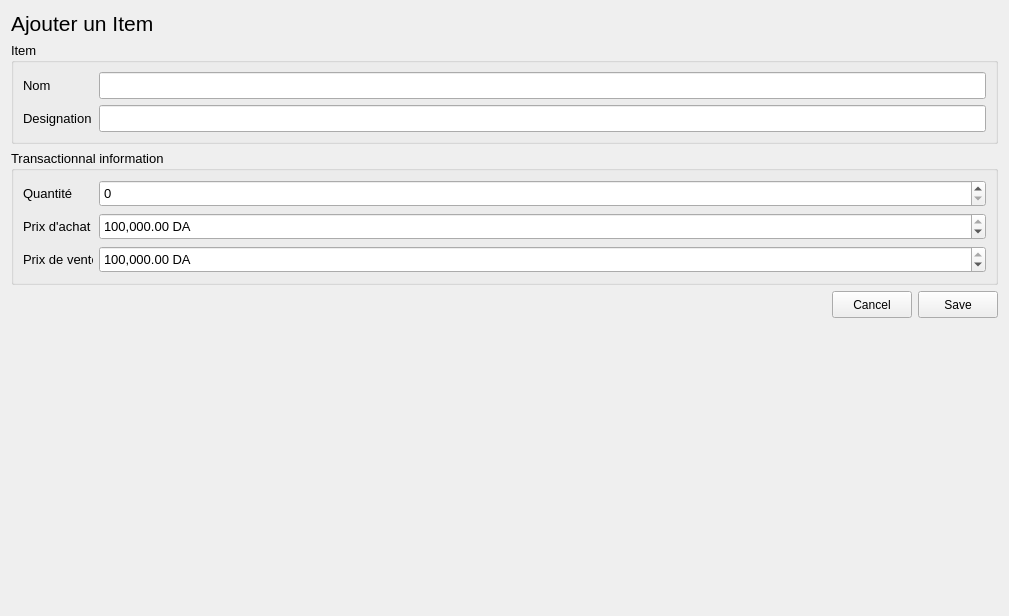
<?xml version="1.0" encoding="UTF-8"?>
<ui version="4.0">
 <class>addItem_Form</class>
 <widget class="QWidget" name="addItem_Form">
  <property name="geometry">
   <rect>
    <x>0</x>
    <y>0</y>
    <width>1009</width>
    <height>616</height>
   </rect>
  </property>
  <property name="windowTitle">
   <string>Form</string>
  </property>
  <layout class="QGridLayout" name="gridLayout_3">
   <item row="0" column="0">
    <layout class="QVBoxLayout" name="verticalLayout">
     <item>
      <layout class="QHBoxLayout" name="horizontalLayout_7">
       <item>
        <widget class="QLabel" name="label">
         <property name="font">
          <font>
           <family>Arial</family>
           <pointsize>16</pointsize>
          </font>
         </property>
         <property name="text">
          <string>Ajouter un Item</string>
         </property>
        </widget>
       </item>
       <item>
        <spacer name="horizontalSpacer_2">
         <property name="orientation">
          <enum>Qt::Horizontal</enum>
         </property>
         <property name="sizeHint" stdset="0">
          <size>
           <width>40</width>
           <height>20</height>
          </size>
         </property>
        </spacer>
       </item>
      </layout>
     </item>
     <item>
      <widget class="QGroupBox" name="groupBox">
       <property name="font">
        <font>
         <pointsize>10</pointsize>
        </font>
       </property>
       <property name="title">
        <string>Item</string>
       </property>
       <layout class="QGridLayout" name="gridLayout_2">
        <item row="0" column="0">
         <layout class="QHBoxLayout" name="horizontalLayout">
          <item>
           <widget class="QLabel" name="label_2">
            <property name="minimumSize">
             <size>
              <width>70</width>
              <height>27</height>
             </size>
            </property>
            <property name="maximumSize">
             <size>
              <width>70</width>
              <height>16777215</height>
             </size>
            </property>
            <property name="text">
             <string>Nom</string>
            </property>
           </widget>
          </item>
          <item>
           <widget class="QLineEdit" name="nom_lineEdit">
            <property name="minimumSize">
             <size>
              <width>320</width>
              <height>27</height>
             </size>
            </property>
           </widget>
          </item>
         </layout>
        </item>
        <item row="1" column="0">
         <layout class="QHBoxLayout" name="horizontalLayout_2">
          <item>
           <widget class="QLabel" name="label_3">
            <property name="minimumSize">
             <size>
              <width>70</width>
              <height>27</height>
             </size>
            </property>
            <property name="maximumSize">
             <size>
              <width>70</width>
              <height>16777215</height>
             </size>
            </property>
            <property name="text">
             <string>Designation</string>
            </property>
           </widget>
          </item>
          <item>
           <widget class="QLineEdit" name="designation_lineEdit">
            <property name="minimumSize">
             <size>
              <width>320</width>
              <height>27</height>
             </size>
            </property>
           </widget>
          </item>
         </layout>
        </item>
       </layout>
      </widget>
     </item>
     <item>
      <widget class="QGroupBox" name="groupBox_2">
       <property name="font">
        <font>
         <pointsize>10</pointsize>
        </font>
       </property>
       <property name="title">
        <string>Transactionnal information</string>
       </property>
       <layout class="QGridLayout" name="gridLayout">
        <item row="0" column="0">
         <layout class="QHBoxLayout" name="horizontalLayout_3">
          <item>
           <widget class="QLabel" name="label_6">
            <property name="minimumSize">
             <size>
              <width>70</width>
              <height>27</height>
             </size>
            </property>
            <property name="maximumSize">
             <size>
              <width>70</width>
              <height>16777215</height>
             </size>
            </property>
            <property name="text">
             <string>Quantité</string>
            </property>
           </widget>
          </item>
          <item>
           <widget class="QSpinBox" name="quantite__spinBox">
            <property name="minimumSize">
             <size>
              <width>320</width>
              <height>27</height>
             </size>
            </property>
            <property name="maximum">
             <number>999999999</number>
            </property>
           </widget>
          </item>
         </layout>
        </item>
        <item row="1" column="0">
         <layout class="QHBoxLayout" name="horizontalLayout_4">
          <item>
           <widget class="QLabel" name="label_4">
            <property name="minimumSize">
             <size>
              <width>70</width>
              <height>27</height>
             </size>
            </property>
            <property name="maximumSize">
             <size>
              <width>70</width>
              <height>16777215</height>
             </size>
            </property>
            <property name="text">
             <string>Prix d'achat</string>
            </property>
           </widget>
          </item>
          <item>
           <widget class="QDoubleSpinBox" name="prixAchat_doubleSpinBox">
            <property name="minimumSize">
             <size>
              <width>320</width>
              <height>27</height>
             </size>
            </property>
            <property name="showGroupSeparator" stdset="0">
             <bool>true</bool>
            </property>
            <property name="suffix">
             <string> DA</string>
            </property>
            <property name="maximum">
             <double>10000000000000000000.000000000000000</double>
            </property>
            <property name="value">
             <double>10000000000000000000.000000000000000</double>
            </property>
           </widget>
          </item>
         </layout>
        </item>
        <item row="2" column="0">
         <layout class="QHBoxLayout" name="horizontalLayout_5">
          <item>
           <widget class="QLabel" name="label_5">
            <property name="minimumSize">
             <size>
              <width>70</width>
              <height>27</height>
             </size>
            </property>
            <property name="maximumSize">
             <size>
              <width>70</width>
              <height>16777215</height>
             </size>
            </property>
            <property name="text">
             <string>Prix de vente</string>
            </property>
           </widget>
          </item>
          <item>
           <widget class="QDoubleSpinBox" name="prixVente_doubleSpinBox">
            <property name="minimumSize">
             <size>
              <width>320</width>
              <height>27</height>
             </size>
            </property>
            <property name="showGroupSeparator" stdset="0">
             <bool>true</bool>
            </property>
            <property name="suffix">
             <string> DA</string>
            </property>
            <property name="maximum">
             <double>10000000000000000000.000000000000000</double>
            </property>
            <property name="value">
             <double>10000000000000000000.000000000000000</double>
            </property>
           </widget>
          </item>
         </layout>
        </item>
       </layout>
      </widget>
     </item>
     <item>
      <layout class="QHBoxLayout" name="horizontalLayout_6">
       <item>
        <spacer name="horizontalSpacer">
         <property name="orientation">
          <enum>Qt::Horizontal</enum>
         </property>
         <property name="sizeHint" stdset="0">
          <size>
           <width>40</width>
           <height>20</height>
          </size>
         </property>
        </spacer>
       </item>
       <item>
        <widget class="QPushButton" name="cancel_pushButton">
         <property name="minimumSize">
          <size>
           <width>0</width>
           <height>27</height>
          </size>
         </property>
         <property name="text">
          <string>Cancel</string>
         </property>
        </widget>
       </item>
       <item>
        <widget class="QPushButton" name="save_pushButton">
         <property name="minimumSize">
          <size>
           <width>0</width>
           <height>27</height>
          </size>
         </property>
         <property name="text">
          <string>Save</string>
         </property>
        </widget>
       </item>
      </layout>
     </item>
    </layout>
   </item>
   <item row="1" column="0">
    <spacer name="verticalSpacer">
     <property name="orientation">
      <enum>Qt::Vertical</enum>
     </property>
     <property name="sizeHint" stdset="0">
      <size>
       <width>20</width>
       <height>279</height>
      </size>
     </property>
    </spacer>
   </item>
  </layout>
 </widget>
 <resources/>
 <connections/>
</ui>
